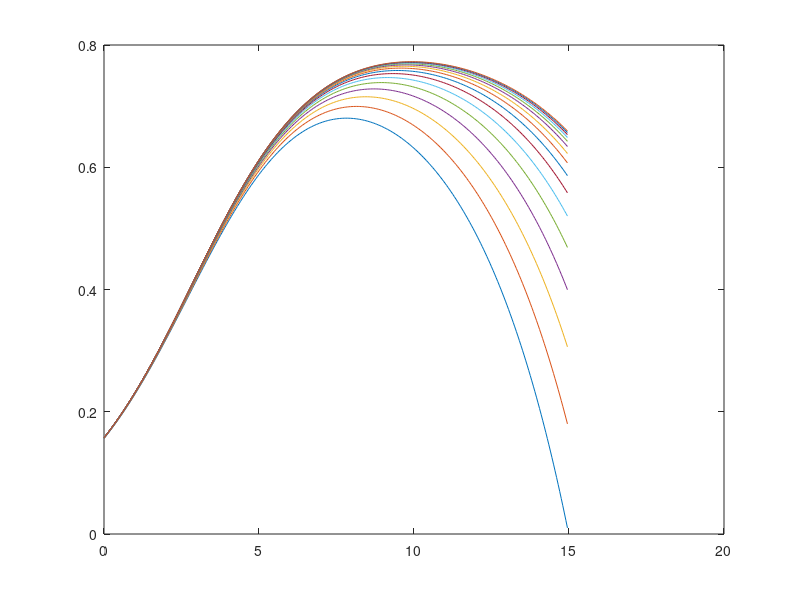
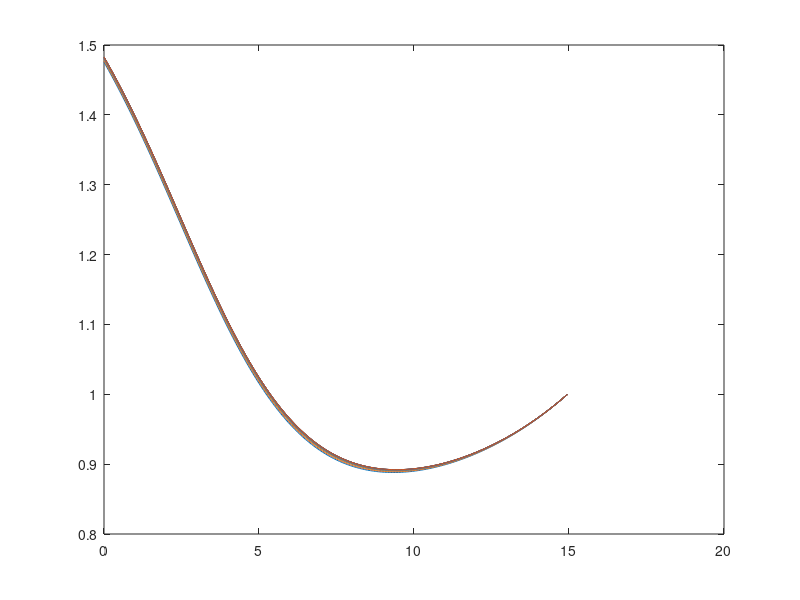

The MATLAB source for these figures, in order:
close all
clear all

% Base Model Param: Y=1, c=.1, r=.5, pie=.1, lambda=.5, Q=.7;
% Param that change shape lambda=.5, Y=.5, c=.8, r=.2, pie=1.2, Q=.7;

lambda=.5;
Y=.5;
c=1;
r=.2;
pie = .1;
Q = .81;

Q > r*c/(lambda*Y)

% r*c/(lambda*Y) > Q*(pie/(r+pie))*(lambda/(r+lambda)) 

pie < (r^2*c)/(lambda*Y)

% pie < (r^2*c)/(Q*lambda*Y-r*c)

tauTilde = 1/lambda*log((Q/(1-Q))*(((1-Q)*lambda*Y+r*c)/(Q*lambda*Y-r*c)));

%Y=10;
%c=.02;       
%r= .2;
%pie = .5;
%lambda = 1;
%delta = .4; %depreciation
%Q = .8;

dt = .05;
Tmax = 15;
tgrid = 0:dt:Tmax;
Nt = length(tgrid);

tauHvec = Tmax:2*dt:2*Tmax;
Ntau = length(tauHvec);

g = Q.*exp(-lambda.*tgrid)./(Q.*exp(-lambda.*tgrid)+1-Q);
pmax = lambda*Y/r-c;


for j=1:Ntau
    
    tauH = tauHvec(j)
    
    VHmaxt = (lambda*Y+pie*pmax)/(r+pie)*(1-exp(-(r+pie)*(tauH-tgrid)))+pmax*exp(-(r+pie)*(tauH-tgrid));
    
    VHmaxtTau(j,:) = VHmaxt;


qT = zeros(Nt);
ST = zeros(Nt);

for i=300
    
    q = nan(1,Nt);
    VH = nan(1,Nt);
   
    Ts=tgrid(i);
       
    for t=Nt+1-i:Nt
        
        if tgrid(Nt+1-t)>Ts
            q(Nt+1-t) = nan;
            VH(Nt+1-t) = nan;
        elseif tgrid(Nt+1-t)==Ts
            q(Nt+1-t) = 1;
            VH(Nt+1-t) = VHmaxt(Nt+1-t);
        else
            q(Nt+1-t) = q(Nt+2-t) - dt*((r)*(q(Nt+2-t)-r*c/(lambda*Y))+g(Nt+2-t)*(q(Nt+2-t)*lambda-r-((r)/(Y))*(VH(Nt+2-t)+c)));
            VH(Nt+1-t) = VH(Nt+2-t) - dt*((r+pie)*VH(Nt+2-t)-lambda*Y*(r+pie*q(Nt+2-t))/(r)+pie*c);
        end
        
        qT(i,:)=q;
        ST(i,:)=VH-(q*lambda*Y/r-c);
      
    end
    
end

    qTau(j,:)=q;
    STau(j,:)=VH-(q*lambda*Y/r-c);

end

STt=ST.';

figure; plot(tgrid,STau(1:10:Ntau,:))
figure; plot(tgrid,qTau(1:10:Ntau,:))
